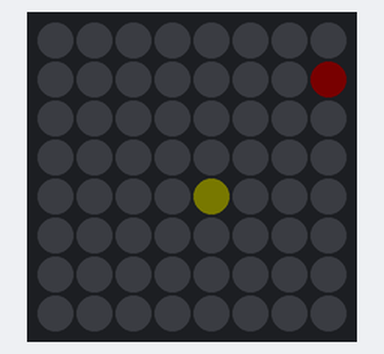
A sketch run on a simulated ESP8266 (NodeMCU). Shown: 8×8 RGB LED matrix (first LED top left, wired row by row). Dim RGB values are drawn brighter than linear; the strip is taken to match the declared colour order; random numbers use the default seed unless the sketch sets one.

Above: at 0.1 s.
At 4.6 s:
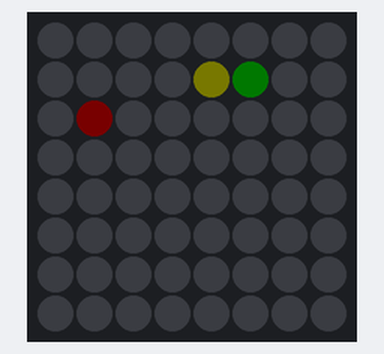
At 9.6 s:
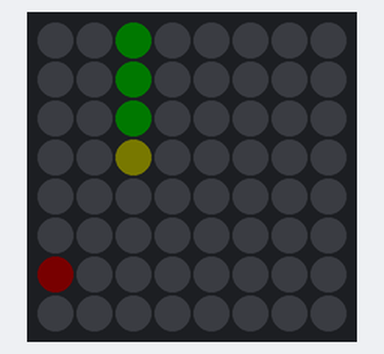
At 19.6 s:
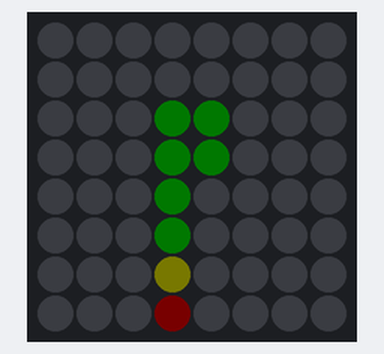
At 29.2 s:
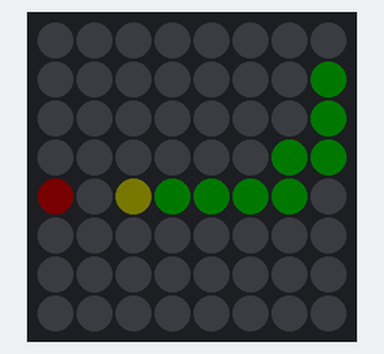
At 39.2 s:
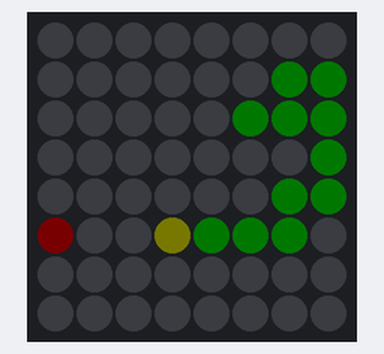

The sketch:

snake.ino
```cpp
#include <Adafruit_NeoPixel.h>
#include <math.h>

#define LED_PIN D4
#define LED_COUNT 64
#define BRIGHTNESS 2
#define MATRIX_HEIGHT 8
#define MATRIX_WIDTH 8

#define GROW 15

Adafruit_NeoPixel pixels(LED_COUNT, LED_PIN, NEO_RGB + NEO_KHZ800);

int posX = 4;
int posY = 4;
int dir = 0;
int length = 1;

int count = 0;

int appleX = 8;
int appleY = 0;

int bestDirections[4];

uint8_t gameboard[MATRIX_HEIGHT][MATRIX_WIDTH];

void clearGameboard() {
  for (int y = 0; y < MATRIX_HEIGHT; y++) {
    for (int x = 0; x < MATRIX_WIDTH; x++) {
      gameboard[y][x] = 0;
    }
  }
}

void resetGame() {
  clearGameboard();

  posX = 4;
  posY = 4;
  length = 1;
  dir = 0;
  count = 0;

  gameboard[posY][posX] = length;

  placeApple();

  renderGameBoard();
}

void placeApple() {
  int nX = random(0, MATRIX_WIDTH);
  int nY = random(0, MATRIX_HEIGHT);

  if (isWalkable(nX, nY)) {
    appleX = nX;
    appleY = nY;

    gameboard[nY][nX] = 255;
  } else {
    placeApple();
  }
}
bool onApple() {
  return posX == appleX && posY == appleY;
}

void renderGameBoard() {
  for (int y = 0; y < MATRIX_HEIGHT; y++) {
    for (int x = 0; x < MATRIX_WIDTH; x++) {
      uint16_t id = y * MATRIX_WIDTH + x;

      uint8_t value = gameboard[y][x];

      if (value == 0) {
        pixels.setPixelColor(id, pixels.Color(0, 0, 0));
      } else if (value == length) {
        pixels.setPixelColor(id, pixels.Color(255, 255, 0));
      } else if (value < LED_COUNT) {
        pixels.setPixelColor(id, pixels.Color(0, 255, 0));
      } else if (value == 255) {
        pixels.setPixelColor(id, pixels.Color(255, 0, 0));
      } else {
        pixels.setPixelColor(id, pixels.Color(0, 0, 255));
      }
    }
  }
}

void death() {
  delay(1500);
  // animation
  for (int i = 0; i < LED_COUNT; i++) {
    pixels.setPixelColor(i, pixels.Color(255, 0, 0));
    pixels.show();
    delay(10);
  }

  resetGame();
}

bool isWalkable(int x, int y) {
  uint8_t v = gameboard[y][x];
  bool self = (v > 1 && v < 64);

  return (x < MATRIX_WIDTH) && (x >= 0) && (y < MATRIX_HEIGHT) && (y >= 0) && !self;
}


// Basically AI of the game
void setBestDirections() {
  int bestDist[4] = { 32767, 32767, 32767, 32767 };

  for (int i = 0; i < 4; i++) {
    int x = posX;
    int y = posY;

    switch (i) {
      case 0: y--; break;  // 0°
      case 1: x++; break;  // 90°
      case 2: y++; break;  // 180°
      case 3: x--; break;  // 270°
    }

    int dx = appleX - x;
    int dy = appleY - y;
    int dist = dx * dx + dy * dy;

    // Insert into sorted position
    for (int j = 0; j < 4; j++) {
      if (dist < bestDist[j]) {
        for (int k = 3; k > j; k--) {
          bestDist[k] = bestDist[k - 1];
          bestDirections[k] = bestDirections[k - 1];
        }
        bestDist[j] = dist;
        bestDirections[j] = i * 90;
        break;
      }
    }
  }
}

bool movePossible(int x = posX, int y = posY) {
  return isWalkable(x + 1, y) || isWalkable(x - 1, y) || isWalkable(x, y + 1) || isWalkable(x, y - 1);
}

void moveSnake(int dirId = 0) {
  // let alg check for best Directions to move in
  setBestDirections();

  // go through all diretions in order of best to worse
  for (int i = 0; i < 4; i++) {
    int nX = posX;
    int nY = posY;

    switch (bestDirections[i]) {
      case 0: nY--; break;
      case 90: nX++; break;
      case 180: nY++; break;
      case 270: nX--; break;
    }

    // checks to see if the direction is walkable
    if (!isWalkable(nX, nY))
      continue;

    // fcheck that the direction doesn't end in a dead end.
    // if (!movePossible(nX, nY))
    //   continue;

    // perform actual move
    posX = nX;
    posY = nY;
    dir = bestDirections[i];
    gameboard[posY][posX] = length + 1;

    return;
  }

  death();
}

void removeSnakeEnd() {
  for (int y = 0; y < MATRIX_HEIGHT; y++) {
    for (int x = 0; x < MATRIX_WIDTH; x++) {
      if (gameboard[y][x] > 0 && gameboard[y][x] < 64) {
        gameboard[y][x] -= 1;
      }
    }
  }
}
void extendSnake() {
  for (int y = 0; y < MATRIX_HEIGHT; y++) {
    for (int x = 0; x < MATRIX_WIDTH; x++) {
      if (gameboard[y][x] > 0 && gameboard[y][x] < 64) {
        gameboard[y][x] += 1;
      }
    }
  }
}

void updateGameboard() {
  if (!movePossible()) {
    death();
    return;
  }
  moveSnake();
  if (onApple()) {
    extendSnake();
    length++;
    placeApple();
  }
  removeSnakeEnd();
  // apple?
}


void setup() {
  clearGameboard();

  resetGame();

  pixels.begin();
  pixels.clear();
  pixels.setBrightness(BRIGHTNESS);
}

void loop() {
  pixels.clear();
  renderGameBoard();
  pixels.show();

  updateGameboard();
  delay(500);
}
```

Measured:
- what the display in image 1 shows lasts 0.5 s, from 4.5 s to 5.0 s
